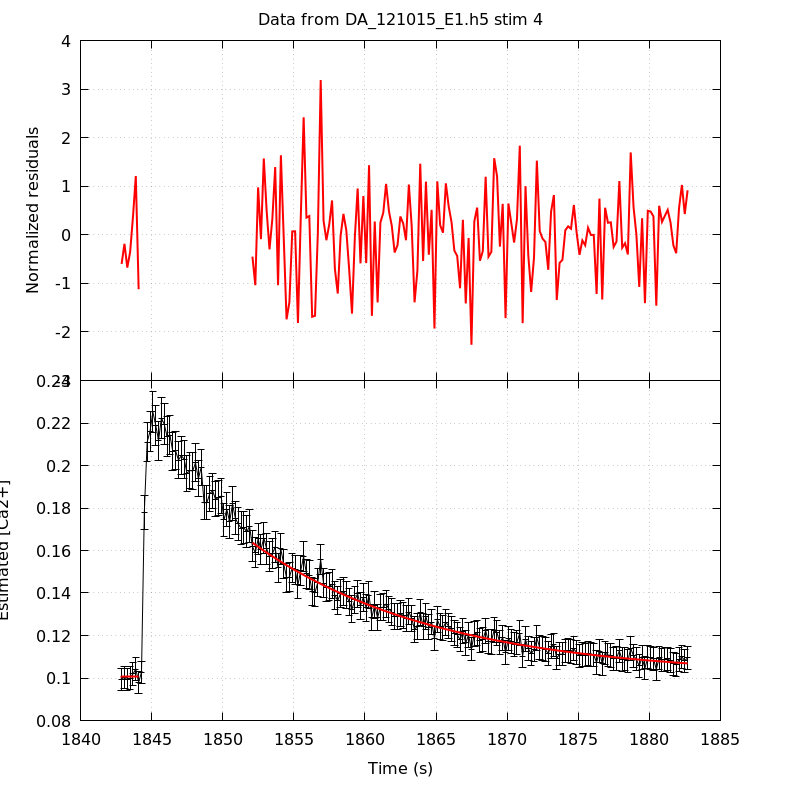

This chart was generated by the following gnuplot code:
unset key
set grid
set multiplot title 'Data from DA_121015_E1.h5 stim 4' noenhanced layout 2,1 margins 0.1,0.9,0.1,0.95 spacing 0,0
set ylabel 'Normalized residuals'
set xtics format ''
plot 'DA_121015_E1_aba_RatioFit_s4' using 1:4 with lines linecolor rgb 'red' linewidth 2
set format x '%g'
set xlabel 'Time (s)'
set ylabel 'Estimated [Ca2+]'
plot 'DA_121015_E1_aba_CaRatio_s4' using 1:2:($3*1.96) with yerrorlines \
     linecolor rgb 'black' linewidth 1,                \
     'DA_121015_E1_aba_RatioFit_s4' using 1:3 with lines linecolor rgb 'red'\
     linewidth 2
unset multiplot
